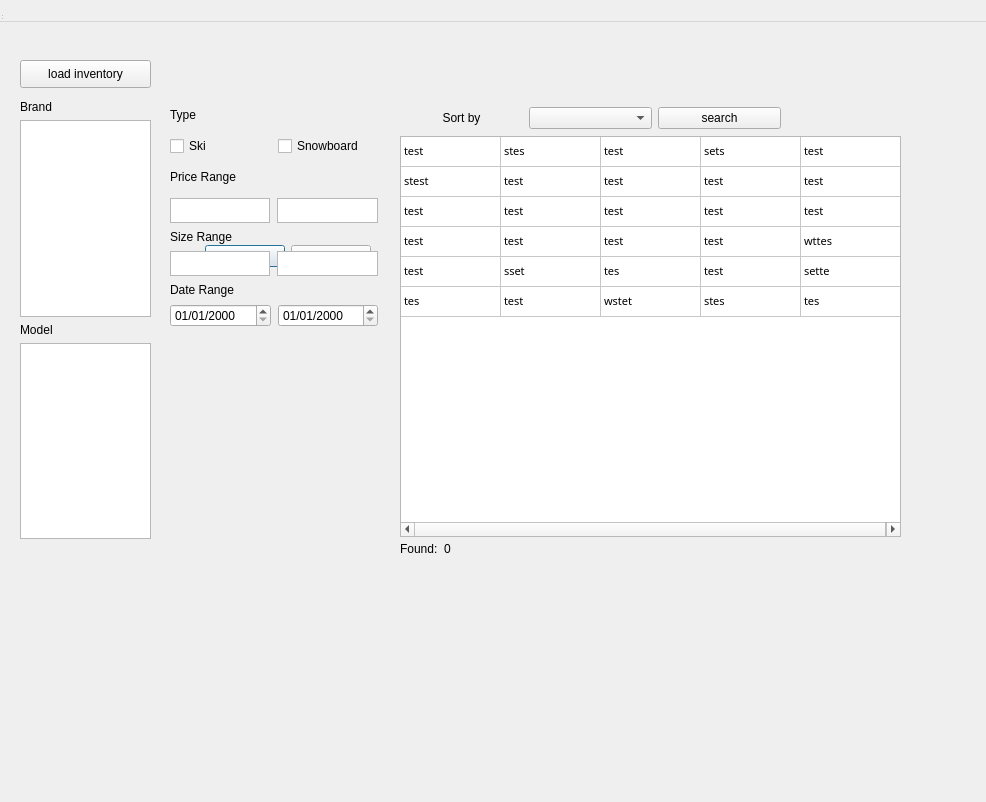
<?xml version="1.0" encoding="UTF-8"?>
<ui version="4.0">
 <class>ShopWindow</class>
 <widget class="QDialog" name="ShopWindow">
  <property name="geometry">
   <rect>
    <x>0</x>
    <y>0</y>
    <width>986</width>
    <height>802</height>
   </rect>
  </property>
  <property name="windowTitle">
   <string>Dialog</string>
  </property>
  <widget class="QDialogButtonBox" name="buttonBox">
   <property name="geometry">
    <rect>
     <x>30</x>
     <y>240</y>
     <width>341</width>
     <height>32</height>
    </rect>
   </property>
   <property name="orientation">
    <enum>Qt::Horizontal</enum>
   </property>
   <property name="standardButtons">
    <set>QDialogButtonBox::Cancel|QDialogButtonBox::Ok</set>
   </property>
  </widget>
  <widget class="QWidget" name="centralWidget" native="true">
   <property name="geometry">
    <rect>
     <x>0</x>
     <y>0</y>
     <width>921</width>
     <height>618</height>
    </rect>
   </property>
   <widget class="QPushButton" name="openButton">
    <property name="geometry">
     <rect>
      <x>20</x>
      <y>60</y>
      <width>131</width>
      <height>28</height>
     </rect>
    </property>
    <property name="text">
     <string>load inventory</string>
    </property>
   </widget>
   <widget class="QWidget" name="layoutWidget">
    <property name="geometry">
     <rect>
      <x>20</x>
      <y>100</y>
      <width>131</width>
      <height>439</height>
     </rect>
    </property>
    <layout class="QVBoxLayout" name="verticalLayout_3">
     <item>
      <widget class="QLabel" name="label_7">
       <property name="text">
        <string>Brand</string>
       </property>
      </widget>
     </item>
     <item>
      <widget class="QListWidget" name="brandLWidget">
       <property name="font">
        <font>
         <family>8514oem</family>
         <pointsize>8</pointsize>
        </font>
       </property>
       <property name="autoFillBackground">
        <bool>false</bool>
       </property>
       <property name="selectionMode">
        <enum>QAbstractItemView::MultiSelection</enum>
       </property>
      </widget>
     </item>
     <item>
      <widget class="QLabel" name="label_8">
       <property name="text">
        <string>Model</string>
       </property>
      </widget>
     </item>
     <item>
      <widget class="QListWidget" name="modelLWidget">
       <property name="font">
        <font>
         <family>8514oem</family>
         <pointsize>8</pointsize>
        </font>
       </property>
       <property name="selectionMode">
        <enum>QAbstractItemView::MultiSelection</enum>
       </property>
      </widget>
     </item>
    </layout>
   </widget>
   <widget class="QWidget" name="layoutWidget_2">
    <property name="geometry">
     <rect>
      <x>170</x>
      <y>100</y>
      <width>208</width>
      <height>227</height>
     </rect>
    </property>
    <layout class="QVBoxLayout" name="verticalLayout">
     <property name="spacing">
      <number>7</number>
     </property>
     <item>
      <widget class="QLabel" name="label_3">
       <property name="text">
        <string>Type</string>
       </property>
      </widget>
     </item>
     <item>
      <layout class="QHBoxLayout" name="horizontalLayout_6">
       <item>
        <widget class="QCheckBox" name="checkSki">
         <property name="text">
          <string>Ski</string>
         </property>
        </widget>
       </item>
       <item>
        <widget class="QCheckBox" name="checkSnowboard">
         <property name="text">
          <string>Snowboard</string>
         </property>
        </widget>
       </item>
      </layout>
     </item>
     <item>
      <widget class="QLabel" name="label_2">
       <property name="text">
        <string>Price Range</string>
       </property>
      </widget>
     </item>
     <item>
      <layout class="QVBoxLayout" name="verticalLayout_5">
       <item>
        <layout class="QHBoxLayout" name="horizontalLayout">
         <property name="bottomMargin">
          <number>0</number>
         </property>
         <item>
          <widget class="QTextEdit" name="priceMin">
           <property name="sizePolicy">
            <sizepolicy hsizetype="Expanding" vsizetype="Preferred">
             <horstretch>0</horstretch>
             <verstretch>0</verstretch>
            </sizepolicy>
           </property>
           <property name="minimumSize">
            <size>
             <width>0</width>
             <height>25</height>
            </size>
           </property>
           <property name="maximumSize">
            <size>
             <width>16777215</width>
             <height>25</height>
            </size>
           </property>
           <property name="toolTip">
            <string>Min</string>
           </property>
           <property name="statusTip">
            <string>Min</string>
           </property>
           <property name="whatsThis">
            <string>Min</string>
           </property>
           <property name="inputMethodHints">
            <set>Qt::ImhDigitsOnly</set>
           </property>
          </widget>
         </item>
         <item>
          <widget class="QTextEdit" name="priceMax">
           <property name="sizePolicy">
            <sizepolicy hsizetype="Expanding" vsizetype="Preferred">
             <horstretch>0</horstretch>
             <verstretch>0</verstretch>
            </sizepolicy>
           </property>
           <property name="minimumSize">
            <size>
             <width>0</width>
             <height>25</height>
            </size>
           </property>
           <property name="maximumSize">
            <size>
             <width>16777215</width>
             <height>25</height>
            </size>
           </property>
           <property name="toolTip">
            <string>Max</string>
           </property>
           <property name="statusTip">
            <string>Max</string>
           </property>
           <property name="whatsThis">
            <string>Max</string>
           </property>
           <property name="inputMethodHints">
            <set>Qt::ImhDigitsOnly</set>
           </property>
          </widget>
         </item>
        </layout>
       </item>
       <item>
        <widget class="QLabel" name="label_10">
         <property name="text">
          <string>Size Range</string>
         </property>
        </widget>
       </item>
       <item>
        <layout class="QHBoxLayout" name="horizontalLayout_5">
         <property name="bottomMargin">
          <number>0</number>
         </property>
         <item>
          <widget class="QTextEdit" name="sizeMin">
           <property name="sizePolicy">
            <sizepolicy hsizetype="Expanding" vsizetype="Preferred">
             <horstretch>0</horstretch>
             <verstretch>0</verstretch>
            </sizepolicy>
           </property>
           <property name="maximumSize">
            <size>
             <width>16777215</width>
             <height>25</height>
            </size>
           </property>
           <property name="toolTip">
            <string>Min</string>
           </property>
           <property name="statusTip">
            <string>Min</string>
           </property>
           <property name="whatsThis">
            <string>Min</string>
           </property>
           <property name="inputMethodHints">
            <set>Qt::ImhDigitsOnly</set>
           </property>
          </widget>
         </item>
         <item>
          <widget class="QTextEdit" name="sizeMax">
           <property name="sizePolicy">
            <sizepolicy hsizetype="Expanding" vsizetype="Preferred">
             <horstretch>0</horstretch>
             <verstretch>0</verstretch>
            </sizepolicy>
           </property>
           <property name="maximumSize">
            <size>
             <width>16777215</width>
             <height>25</height>
            </size>
           </property>
           <property name="toolTip">
            <string>Max</string>
           </property>
           <property name="statusTip">
            <string>Max</string>
           </property>
           <property name="whatsThis">
            <string>Max</string>
           </property>
           <property name="inputMethodHints">
            <set>Qt::ImhDigitsOnly</set>
           </property>
          </widget>
         </item>
        </layout>
       </item>
       <item>
        <widget class="QLabel" name="label">
         <property name="text">
          <string>Date Range</string>
         </property>
        </widget>
       </item>
       <item>
        <layout class="QHBoxLayout" name="horizontalLayout_2">
         <property name="bottomMargin">
          <number>0</number>
         </property>
         <item>
          <widget class="QDateEdit" name="dateStart">
           <property name="displayFormat">
            <string>MM/dd/yyyy</string>
           </property>
          </widget>
         </item>
         <item>
          <widget class="QDateEdit" name="dateEnd">
           <property name="displayFormat">
            <string>MM/dd/yyyy</string>
           </property>
          </widget>
         </item>
        </layout>
       </item>
      </layout>
     </item>
    </layout>
   </widget>
   <widget class="QTableWidget" name="tableWidget">
    <property name="geometry">
     <rect>
      <x>400</x>
      <y>136</y>
      <width>501</width>
      <height>401</height>
     </rect>
    </property>
    <property name="font">
     <font>
      <family>8514oem</family>
      <pointsize>8</pointsize>
     </font>
    </property>
    <property name="tabKeyNavigation">
     <bool>true</bool>
    </property>
    <property name="selectionMode">
     <enum>QAbstractItemView::ExtendedSelection</enum>
    </property>
    <property name="selectionBehavior">
     <enum>QAbstractItemView::SelectRows</enum>
    </property>
    <property name="horizontalScrollMode">
     <enum>QAbstractItemView::ScrollPerPixel</enum>
    </property>
    <property name="gridStyle">
     <enum>Qt::SolidLine</enum>
    </property>
    <property name="sortingEnabled">
     <bool>true</bool>
    </property>
    <attribute name="horizontalHeaderVisible">
     <bool>false</bool>
    </attribute>
    <attribute name="horizontalHeaderCascadingSectionResizes">
     <bool>false</bool>
    </attribute>
    <attribute name="horizontalHeaderHighlightSections">
     <bool>false</bool>
    </attribute>
    <attribute name="horizontalHeaderShowSortIndicator" stdset="0">
     <bool>false</bool>
    </attribute>
    <attribute name="verticalHeaderVisible">
     <bool>false</bool>
    </attribute>
    <attribute name="verticalHeaderHighlightSections">
     <bool>false</bool>
    </attribute>
    <row>
     <property name="text">
      <string>New Row</string>
     </property>
    </row>
    <row>
     <property name="text">
      <string>itm</string>
     </property>
    </row>
    <row>
     <property name="text">
      <string>itm</string>
     </property>
    </row>
    <row>
     <property name="text">
      <string>itm</string>
     </property>
    </row>
    <row>
     <property name="text">
      <string>itm</string>
     </property>
    </row>
    <row>
     <property name="text">
      <string>itm</string>
     </property>
    </row>
    <column>
     <property name="text">
      <string>Type</string>
     </property>
    </column>
    <column>
     <property name="text">
      <string>Brand</string>
     </property>
    </column>
    <column>
     <property name="text">
      <string>Model</string>
     </property>
    </column>
    <column>
     <property name="text">
      <string>Size</string>
     </property>
    </column>
    <column>
     <property name="text">
      <string>Price</string>
     </property>
    </column>
    <item row="0" column="0">
     <property name="text">
      <string>test</string>
     </property>
    </item>
    <item row="0" column="1">
     <property name="text">
      <string>stes</string>
     </property>
    </item>
    <item row="0" column="2">
     <property name="text">
      <string>test</string>
     </property>
    </item>
    <item row="0" column="3">
     <property name="text">
      <string>sets</string>
     </property>
    </item>
    <item row="0" column="4">
     <property name="text">
      <string>test</string>
     </property>
    </item>
    <item row="1" column="0">
     <property name="text">
      <string>stest</string>
     </property>
    </item>
    <item row="1" column="1">
     <property name="text">
      <string>test</string>
     </property>
    </item>
    <item row="1" column="2">
     <property name="text">
      <string>test</string>
     </property>
    </item>
    <item row="1" column="3">
     <property name="text">
      <string>test</string>
     </property>
    </item>
    <item row="1" column="4">
     <property name="text">
      <string>test</string>
     </property>
    </item>
    <item row="2" column="0">
     <property name="text">
      <string>test</string>
     </property>
    </item>
    <item row="2" column="1">
     <property name="text">
      <string>test</string>
     </property>
    </item>
    <item row="2" column="2">
     <property name="text">
      <string>test</string>
     </property>
    </item>
    <item row="2" column="3">
     <property name="text">
      <string>test</string>
     </property>
    </item>
    <item row="2" column="4">
     <property name="text">
      <string>test</string>
     </property>
    </item>
    <item row="3" column="0">
     <property name="text">
      <string>test</string>
     </property>
    </item>
    <item row="3" column="1">
     <property name="text">
      <string>test</string>
     </property>
    </item>
    <item row="3" column="2">
     <property name="text">
      <string>test</string>
     </property>
    </item>
    <item row="3" column="3">
     <property name="text">
      <string>test</string>
     </property>
    </item>
    <item row="3" column="4">
     <property name="text">
      <string>wttes</string>
     </property>
    </item>
    <item row="4" column="0">
     <property name="text">
      <string>test</string>
     </property>
    </item>
    <item row="4" column="1">
     <property name="text">
      <string>sset</string>
     </property>
    </item>
    <item row="4" column="2">
     <property name="text">
      <string>tes</string>
     </property>
    </item>
    <item row="4" column="3">
     <property name="text">
      <string>test</string>
     </property>
    </item>
    <item row="4" column="4">
     <property name="text">
      <string>sette</string>
     </property>
    </item>
    <item row="5" column="0">
     <property name="text">
      <string>tes</string>
     </property>
    </item>
    <item row="5" column="1">
     <property name="text">
      <string>test</string>
     </property>
    </item>
    <item row="5" column="2">
     <property name="text">
      <string>wstet</string>
     </property>
    </item>
    <item row="5" column="3">
     <property name="text">
      <string>stes</string>
     </property>
    </item>
    <item row="5" column="4">
     <property name="text">
      <string>tes</string>
     </property>
    </item>
   </widget>
   <widget class="QWidget" name="layoutWidget_3">
    <property name="geometry">
     <rect>
      <x>400</x>
      <y>540</y>
      <width>62</width>
      <height>18</height>
     </rect>
    </property>
    <layout class="QHBoxLayout" name="horizontalLayout_4">
     <item>
      <widget class="QLabel" name="foundLabel">
       <property name="enabled">
        <bool>true</bool>
       </property>
       <property name="text">
        <string>Found:</string>
       </property>
       <property name="textFormat">
        <enum>Qt::PlainText</enum>
       </property>
      </widget>
     </item>
     <item>
      <widget class="QLabel" name="countLabel">
       <property name="text">
        <string>0</string>
       </property>
      </widget>
     </item>
    </layout>
   </widget>
   <widget class="QWidget" name="layoutWidget_4">
    <property name="geometry">
     <rect>
      <x>400</x>
      <y>99</y>
      <width>381</width>
      <height>38</height>
     </rect>
    </property>
    <layout class="QHBoxLayout" name="horizontalLayout_3">
     <item>
      <widget class="QLabel" name="label_6">
       <property name="text">
        <string>Sort by</string>
       </property>
       <property name="alignment">
        <set>Qt::AlignCenter</set>
       </property>
      </widget>
     </item>
     <item>
      <widget class="QComboBox" name="sortCBox"/>
     </item>
     <item>
      <widget class="QPushButton" name="searchButton">
       <property name="text">
        <string>search</string>
       </property>
      </widget>
     </item>
    </layout>
   </widget>
  </widget>
  <widget class="QMenuBar" name="menuBar">
   <property name="geometry">
    <rect>
     <x>0</x>
     <y>0</y>
     <width>1174</width>
     <height>22</height>
    </rect>
   </property>
  </widget>
  <widget class="QToolBar" name="mainToolBar">
   <property name="geometry">
    <rect>
     <x>0</x>
     <y>0</y>
     <width>4</width>
     <height>14</height>
    </rect>
   </property>
  </widget>
  <widget class="QStatusBar" name="statusBar">
   <property name="geometry">
    <rect>
     <x>0</x>
     <y>0</y>
     <width>3</width>
     <height>21</height>
    </rect>
   </property>
  </widget>
 </widget>
 <resources/>
 <connections>
  <connection>
   <sender>buttonBox</sender>
   <signal>accepted()</signal>
   <receiver>ShopWindow</receiver>
   <slot>accept()</slot>
   <hints>
    <hint type="sourcelabel">
     <x>248</x>
     <y>254</y>
    </hint>
    <hint type="destinationlabel">
     <x>157</x>
     <y>274</y>
    </hint>
   </hints>
  </connection>
  <connection>
   <sender>buttonBox</sender>
   <signal>rejected()</signal>
   <receiver>ShopWindow</receiver>
   <slot>reject()</slot>
   <hints>
    <hint type="sourcelabel">
     <x>316</x>
     <y>260</y>
    </hint>
    <hint type="destinationlabel">
     <x>286</x>
     <y>274</y>
    </hint>
   </hints>
  </connection>
 </connections>
</ui>
